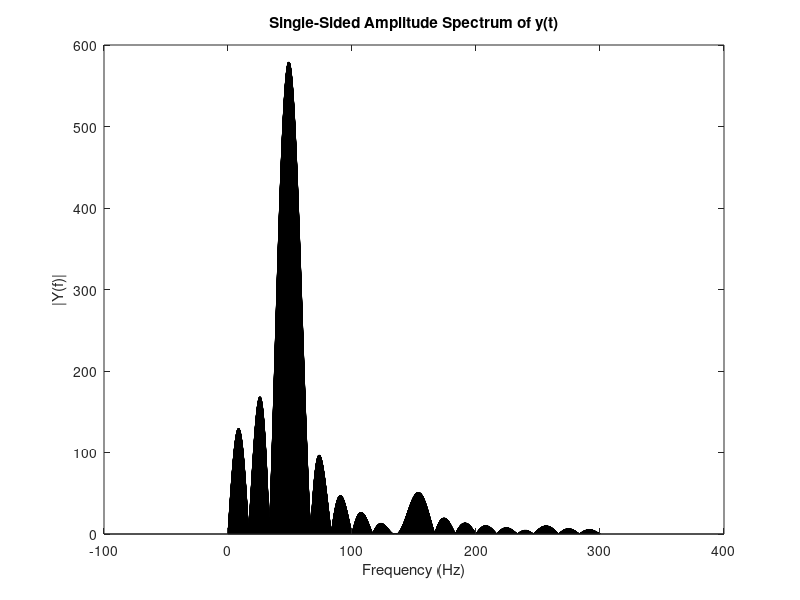

This figure's MATLAB source:
function [thd] = thd_fft_calc(Sig_in,fd_frequency,THDBit,PltBit)
%%%%%%%%%%%%%%%%%%%%%%%%%%%%%%%%%%%%%%%%%%%%%%%%%%%%%%%%%%%%%%%%%%%%%%%%%%%%%%%%%%%%%%%%%%%%%%%%%%%%%%%%%%%%%%%%%%%%%%%%%%%%%%%%%%%%%%%%%%%%%%%%%%%%%%%%%%%%%%%%%
%                                                                                                                                                               %
%           The aim is to                                                                                                                                       %                                                           
%           Calculate Total Harmonic Distortions (THD) of a signal                                                                                              %                      
%           Version 1, written by Kun Zhang                                                                                                                     %                                          
%                                                                                                                                                               %
%           The input parameters are                                                                                                                            %                                               
%           Sig_in: input signal into the function                                                                                                              %                              
%           THDBit: Calculate THD when THDBit is asserted                                                                                                       %         
%           Pltbit: plot when Pltbit >1 and 0 otherwise                                                                                                         %                      
%           fd_frequency: fundamental frequency (Hz)                                                                                                            %                                             
%                                                                                                                                                               %
%%%%%%%%%%%%%%%%%%%%%%%%%%%%%%%%%%%%%%%%%%%%%%%%%%%%%%%%%%%%%%%%%%%%%%%%%%%%%%%%%%%%%%%%%%%%%%%%%%%%%%%%%%%%%%%%%%%%%%%%%%%%%%%%%%%%%%%%%%%%%%%%%%%%%%%%%%%%%%%%%
%global      ;


%%%%%%%%%%%%%%%%%%%%%%%%%%%%%%%%%%%%%%%%%%%%%%%%%%%%%%%%%%%%%%%%%%%%%%%%%%%%%%%%%%%%%%%%%%%%%%%%%%%%%%%%%%%%%%%%%%%%%%%%%%%%%%%%%%%%%%%%%%%%%%%%%%%%%%%%%%%%%%%%%
fs= 9600;                                                                  %sampling frequency > 2*factor*maximum siganl frequency


%%%%%%%%%%%%%%%%%%%%%%%%%%%%%%%%%%%%%%%%%%%%%%%%%%%%%%%%%%%%%%%%%%%%%%%%%%%%%%%%%%%%%%%%%%%%%%%%%%%%%%%%%%%%%%%%%%%%%%%%%%%%%%%%%%%%%%%%%%%%%%%%%%%%%%%%%%%%%%%%%
if      nargin==0                                                          %default intputs when no input signal is provided
        PltBit= 1;                      THDBit= 1;               
        L=9600*(0.06);                                                     %defalut data length
        nd= (0:L-1)/fs;                                                    %n vectors (s)
        fd_frequency= 50;                                                  %defalut fundamental frequency (Hz)       

        Sig_in= sin(2*pi*fd_frequency*nd)+0.08*sin(2*pi*3*fd_frequency*nd)+0.009*sin(2*pi*5*fd_frequency*nd)    
        thd_exp= norm([0.08 0.0009],2)^2/norm(1,2)^2                       %expected thd

%         Sig_in= sin(2*pi*fd_frequency*nd)+0.08*sin(2*pi*3*fd_frequency*nd)+0.009*sin(2*pi*5*fd_frequency*nd); 
%         thd_exp= norm([0.08 0.0009],2)/norm(1,2)
% 
%         Sig_in= 5*sin(2*pi*fd_frequency*nd)+sin(2*pi*3*fd_frequency*nd)+0.01*sin(2*pi*5*fd_frequency*nd); 
%         thd_exp= norm([1 0.01],2)/norm(5,2)
% 
%         Sig_in= sin(2*pi*fd_frequency*nd)+0.01*sin(2*pi*3*fd_frequency*nd)+randn(1,length(nd));
%         Sig_in= randn(1,length(nd));
end

if      nargin==1                                                          %default intputs when only an input signal is provided
        PltBit= 1;              THDBit= 1;              fd_frequency= 50;  %defalut fundamental frequency   
                                                                           
end


%%%%%%%%%%%%%%%%%%%%%%%%%%%%%%%%%%%%%%%%%%%%%%%%%%%%%%%%%%%%%%%%%%%%%%%%%%%%%%%%%%%%%%%%%%%%%%%%%%%%%%%%%%%%%%%%%%%%%%%%%%%%%%%%%%%%%%%%%%%%%%%%%%%%%%%%%%%%%%%%%
L= length(Sig_in);                                                         %total length
N= 2^nextpow2(L)*500;                                                      %N is determined this way to be used in FFT
Y= fft(Sig_in,N);                                                          %FFT with N points
f= fs/2*linspace(0,1,N/2+1);                                               %one sided with N points plus piont 0                              
Y_mag= 2*abs(Y(1:N/2+1));                                                  %magnitude, eliminate imaginary parts


%%%%%%%%%%%%%%%%%%%%%%%%%%%%%%%%%%%%%%%%%%%%%%%%%%%%%%%%%%%%%%%%%%%%%%%%%%%%%%%%%%%%%%%%%%%%%%%%%%%%%%%%%%%%%%%%%%%%%%%%%%%%%%%%%%%%%%%%%%%%%%%%%%%%%%%%%%%%%%%%%
if      PltBit                                                             %plot DFT spectrum when PltBit is set
        f_dis= 300;                                                        %max frequency to be displayed (Hz)
        dis_b= fs/N;                                                       %distance between two points
        p_int= floor(f_dis/(dis_b))+1;                                     %no. of points to get the max displayed frequency
        % line(f(1:p_int),Y_mag(1:p_int),'o')                              %plot points of FFT
        bar(f(1:p_int),Y_mag(1:p_int))                                     %plot bars of FFT
        title('Single-Sided Amplitude Spectrum of y(t)');               xlabel('Frequency (Hz)');              ylabel('|Y(f)|');
end


%%%%%%%%%%%%%%%%%%%%%%%%%%%%%%%%%%%%%%%%%%%%%%%%%%%%%%%%%%%%%%%%%%%%%%%%%%%%%%%%%%%%%%%%%%%%%%%%%%%%%%%%%%%%%%%%%%%%%%%%%%%%%%%%%%%%%%%%%%%%%%%%%%%%%%%%%%%%%%%%%
if      THDBit                                                                                          %calculate THD when THDBit is set
        data_f= zeros(1,L);             datavec= zeros(1,L);                                            %preallocate arrays
        i= 1;                                                                                        	%counter used in a loop
        while i<=5                                                                                      %up to 2*10-1 th harmonics
            data_f(i)= f(abs(f-(2*i-1)*fd_frequency)<dis_b/2);                                          %harmonics frequencies
            datavec(i)= Y_mag(abs(f-(2*i-1)*fd_frequency)<dis_b/2);                                     %find magnitudes corresponding to harmonics
            i= i+1;                                                     
        end    
        thd= (datavec(2)^2 +datavec(3)^2 +datavec(4)^2 +datavec(5)^2 )/datavec(1)^2;                    %THD calculated   
end


